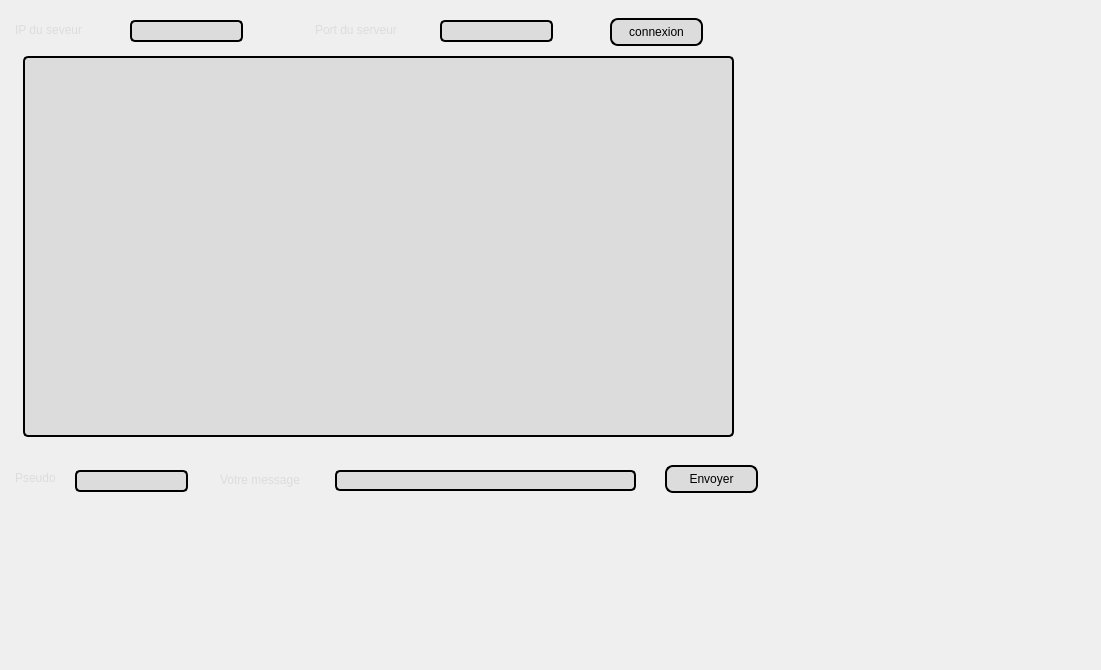
<?xml version="1.0" encoding="UTF-8"?>
<ui version="4.0">
 <class>chat</class>
 <widget class="QDialog" name="chat">
  <property name="geometry">
   <rect>
    <x>0</x>
    <y>0</y>
    <width>1101</width>
    <height>670</height>
   </rect>
  </property>
  <property name="windowTitle">
   <string>Dialog</string>
  </property>
  <widget class="QLineEdit" name="le_message">
   <property name="geometry">
    <rect>
     <x>335</x>
     <y>470</y>
     <width>301</width>
     <height>21</height>
    </rect>
   </property>
   <property name="styleSheet">
    <string notr="true">background-color: #dcdcdc;
color: rgb(0, 0, 0);
border: 2px solid ;
  border-radius: 5px</string>
   </property>
  </widget>
  <widget class="QTextEdit" name="textEdit">
   <property name="geometry">
    <rect>
     <x>23</x>
     <y>56</y>
     <width>711</width>
     <height>381</height>
    </rect>
   </property>
   <property name="styleSheet">
    <string notr="true">background-color: #dcdcdc;
color: rgb(0, 0, 0);
border: 2px solid ;
  border-radius: 5px</string>
   </property>
  </widget>
  <widget class="QLabel" name="label_3">
   <property name="geometry">
    <rect>
     <x>15</x>
     <y>470</y>
     <width>56</width>
     <height>16</height>
    </rect>
   </property>
   <property name="styleSheet">
    <string notr="true">color: #dcdcdc;
font: 9pt &quot;Bernard MT Condensed&quot;;</string>
   </property>
   <property name="text">
    <string>Pseudo</string>
   </property>
  </widget>
  <widget class="QLabel" name="label_4">
   <property name="geometry">
    <rect>
     <x>220</x>
     <y>470</y>
     <width>91</width>
     <height>20</height>
    </rect>
   </property>
   <property name="styleSheet">
    <string notr="true">color: #dcdcdc;
font: 9pt &quot;Bernard MT Condensed&quot;;</string>
   </property>
   <property name="text">
    <string>Votre message</string>
   </property>
  </widget>
  <widget class="QLabel" name="label_2">
   <property name="geometry">
    <rect>
     <x>315</x>
     <y>20</y>
     <width>91</width>
     <height>20</height>
    </rect>
   </property>
   <property name="styleSheet">
    <string notr="true">color: #dcdcdc;
font: 9pt &quot;Bernard MT Condensed&quot;;</string>
   </property>
   <property name="text">
    <string>Port du serveur</string>
   </property>
  </widget>
  <widget class="QLineEdit" name="le_ip">
   <property name="geometry">
    <rect>
     <x>130</x>
     <y>20</y>
     <width>113</width>
     <height>22</height>
    </rect>
   </property>
   <property name="styleSheet">
    <string notr="true">background-color: #dcdcdc;
color: rgb(0, 0, 0);
border: 2px solid ;
  border-radius: 5px</string>
   </property>
  </widget>
  <widget class="QPushButton" name="pb_envoyer">
   <property name="geometry">
    <rect>
     <x>665</x>
     <y>465</y>
     <width>93</width>
     <height>28</height>
    </rect>
   </property>
   <property name="styleSheet">
    <string notr="true">QPushButton {
color: rgb(0, 0, 0);
background:#dcdcdc;
border: none;
font-size:12px;
font-family:Arial, Helvetica, sans-serif;
border: 2px solid ;
border-radius: 8px;
}
QPushButton:hover {
color:#fff;
	background-color:#535353;
border: none;
}</string>
   </property>
   <property name="text">
    <string>Envoyer</string>
   </property>
  </widget>
  <widget class="QLineEdit" name="le_pseudo">
   <property name="geometry">
    <rect>
     <x>75</x>
     <y>470</y>
     <width>113</width>
     <height>22</height>
    </rect>
   </property>
   <property name="styleSheet">
    <string notr="true">background-color: #dcdcdc;
color: rgb(0, 0, 0);
border: 2px solid ;
  border-radius: 5px</string>
   </property>
  </widget>
  <widget class="QLabel" name="label">
   <property name="geometry">
    <rect>
     <x>15</x>
     <y>20</y>
     <width>81</width>
     <height>20</height>
    </rect>
   </property>
   <property name="styleSheet">
    <string notr="true">color: #dcdcdc;
font: 9pt &quot;Bernard MT Condensed&quot;;</string>
   </property>
   <property name="text">
    <string>IP du seveur</string>
   </property>
  </widget>
  <widget class="QPushButton" name="pb_connexion">
   <property name="geometry">
    <rect>
     <x>610</x>
     <y>18</y>
     <width>93</width>
     <height>28</height>
    </rect>
   </property>
   <property name="styleSheet">
    <string notr="true">QPushButton {
color: rgb(0, 0, 0);
background:#dcdcdc;
border: none;
font-size:12px;
font-family:Arial, Helvetica, sans-serif;
border: 2px solid ;
border-radius: 8px;
}
QPushButton:hover {
color:#fff;
	background-color:#535353;
border: none;
}</string>
   </property>
   <property name="text">
    <string>connexion</string>
   </property>
  </widget>
  <widget class="QLineEdit" name="le_port">
   <property name="geometry">
    <rect>
     <x>440</x>
     <y>20</y>
     <width>113</width>
     <height>22</height>
    </rect>
   </property>
   <property name="styleSheet">
    <string notr="true">background-color: #dcdcdc;
color: rgb(0, 0, 0);
border: 2px solid ;
  border-radius: 5px</string>
   </property>
  </widget>
 </widget>
 <resources/>
 <connections/>
</ui>
